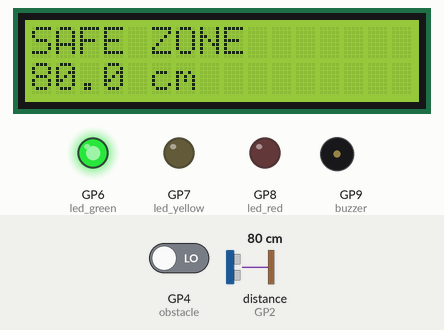
This program was run on a simulated Raspberry Pi Pico running MicroPython. Parts: 16×2 character LCD, output pins drawn as LEDs (lit = HIGH), buzzer (waves = sounding). The inputs (shaded band) are chosen by the test bench; at power-on: distance to the obstacle (sensor on GP2) 80 cm, GP4 (obstacle) LOW. The echo pulse lasts 58.3 µs per cm; pins used as bus, display or sensor lines are not drawn.

Above: at 1.2 s.
1.3 s: distance to the obstacle (sensor on GP2) set to 53 cm
At 1.68 s:
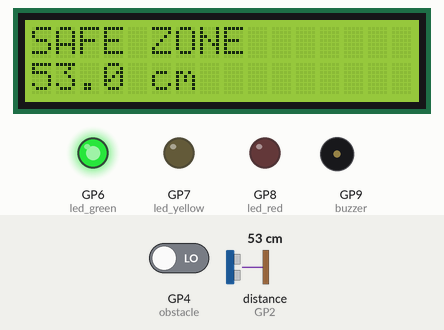
4.3 s: distance to the obstacle (sensor on GP2) set to 45 cm
At 5.3 s:
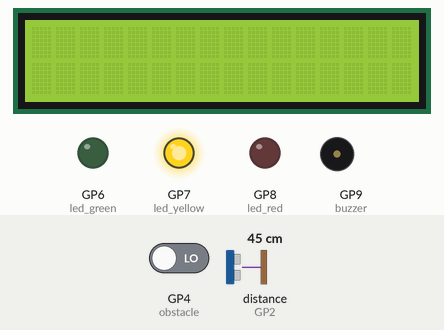
7.3 s: distance to the obstacle (sensor on GP2) set to 21 cm
At 8.67 s:
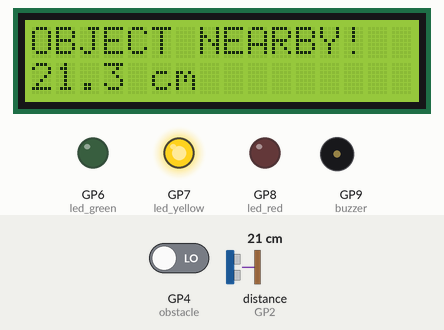
10.3 s: distance to the obstacle (sensor on GP2) set to 18 cm
At 11.42 s:
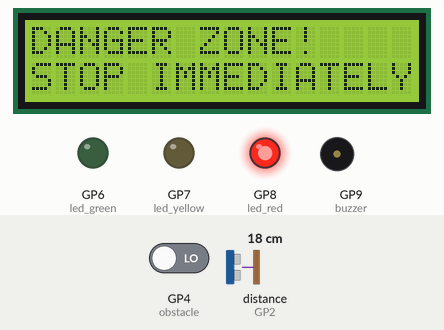
12.4 s: distance to the obstacle (sensor on GP2) set to 60 cm
At 13.44 s:
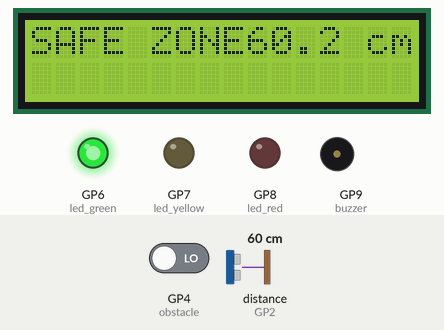
15.4 s: distance to the obstacle (sensor on GP2) set to 120 cm
At 15.76 s:
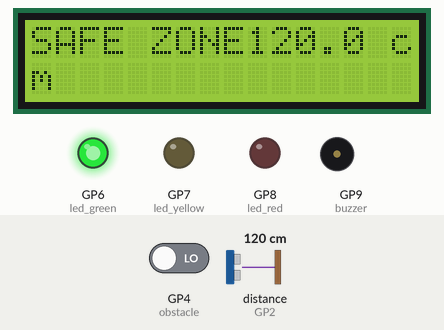
Timing chart, 0 to 18.4 s (numbered marks = the images above; inputs shaded):
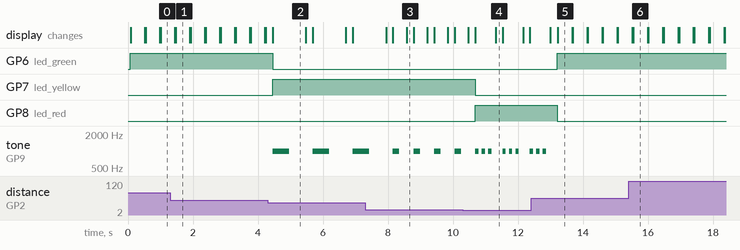

The program:

lab3.py
```python
# LAB 3: Obstacle-Based Safety Alert System
# Raspberry Pi Pico MicroPython Code
# Components Pin Mapping in comments

from machine import Pin, PWM, I2C
import utime
from lcd_api import LcdApi
from pico_i2c_lcd import I2cLcd

# Ultrasonic Sensor Pins
trig = Pin(3, Pin.OUT)    # GP3 -> TRIG
echo = Pin(2, Pin.IN)     # GP2 -> ECHO

# Obstacle Sensor
obstacle = Pin(4, Pin.IN)  # GP4 -> Obstacle sensor

# LEDs
led_green = Pin(6, Pin.OUT)   # GP6 -> Green LED
led_yellow = Pin(7, Pin.OUT)  # GP7 -> Yellow LED
led_red = Pin(8, Pin.OUT)     # GP8 -> Red LED

# Buzzer (PWM)
buzzer = PWM(Pin(9))  # GP9 -> Active Buzzer

# LCD (I2C)
i2c = I2C(0, sda=Pin(0), scl=Pin(1), freq=400000)  # GP0->SDA, GP1->SCL
I2C_ADDR = i2c.scan()[0]
lcd = I2cLcd(i2c, I2C_ADDR, 2, 16)

# Functions
def get_distance():
    # Send trigger pulse
    trig.low()
    utime.sleep_us(2)
    trig.high()
    utime.sleep_us(10)
    trig.low()

    # Measure pulse duration
    while echo.value() == 0:
        start = utime.ticks_us()
    while echo.value() == 1:
        end = utime.ticks_us()

    duration = utime.ticks_diff(end, start)
    distance_cm = (duration * 0.0343) / 2
    return distance_cm

def buzzer_beep(speed):
    buzzer.freq(1000)
    buzzer.duty_u16(30000)  # 50% duty
    utime.sleep(speed)
    buzzer.duty_u16(0)
    utime.sleep(speed)

def clear_leds():
    led_green.low()
    led_yellow.low()
    led_red.low()

# Main Loop
while True:
    distance = get_distance()
    obstacle_detected = obstacle.value()
    lcd.clear()
    clear_leds()

    if distance > 50:
        # Safe Zone
        led_green.high()
        buzzer.duty_u16(0)
        lcd.putstr("SAFE ZONE\n{:.1f} cm".format(distance))
    elif 30 < distance <= 50:
        # Warning Zone
        led_yellow.high()
        buzzer_beep(0.5)  # slower beep
        if obstacle_detected:
            lcd.putstr("OBSTACLE DETECTED")
        else:
            lcd.putstr("WARNING ZONE\n{:.1f} cm".format(distance))
    elif 20 < distance <= 30:
        # Very Close
        led_yellow.high()
        buzzer_beep(0.2)  # faster beep
        lcd.putstr("OBJECT NEARBY!\n{:.1f} cm".format(distance))
    else:
        # Danger Zone
        led_red.high()
        for _ in range(3):
            buzzer_beep(0.1)  # fast repeated beep
        lcd.putstr("DANGER ZONE!\nSTOP IMMEDIATELY")

    utime.sleep(0.2)
```

Measured:
- the behaviour switches between 50 and 49 cm on distance to the obstacle (sensor on GP2) (found by bisection; images 1 and 2)
- the behaviour switches between 20 and 19 cm on distance to the obstacle (sensor on GP2) (found by bisection; images 3 and 4)
- after the input at 1.3 s, the display: first differs from a run without the input after 0.17 s (image 1)
- after the input at 4.3 s, GP6 (led_green): HIGH → LOW after 0.15 s; GP7 (led_yellow): LOW → HIGH after 0.15 s; tone on GP9 (buzzer): alternates 1000 Hz for 0.50 s and silent for 0.73 s, starting after 0.15 s
- after the input at 7.3 s, the display: first differs from a run without the input after 1.3 s (image 3)
- after the input at 10.3 s, GP7 (led_yellow): HIGH → LOW after 0.39 s; GP8 (led_red): LOW → HIGH after 0.39 s
- after the input at 12.4 s, GP6 (led_green): LOW → HIGH after 0.81 s; GP8 (led_red): HIGH → LOW after 0.81 s; tone on GP9 (buzzer): goes on until 12.9 s, then stays silent; the display: first differs from a run without the input after 0.83 s (image 5)
- after the input at 15.4 s, the display: first differs from a run without the input after 0.14 s (image 6)
